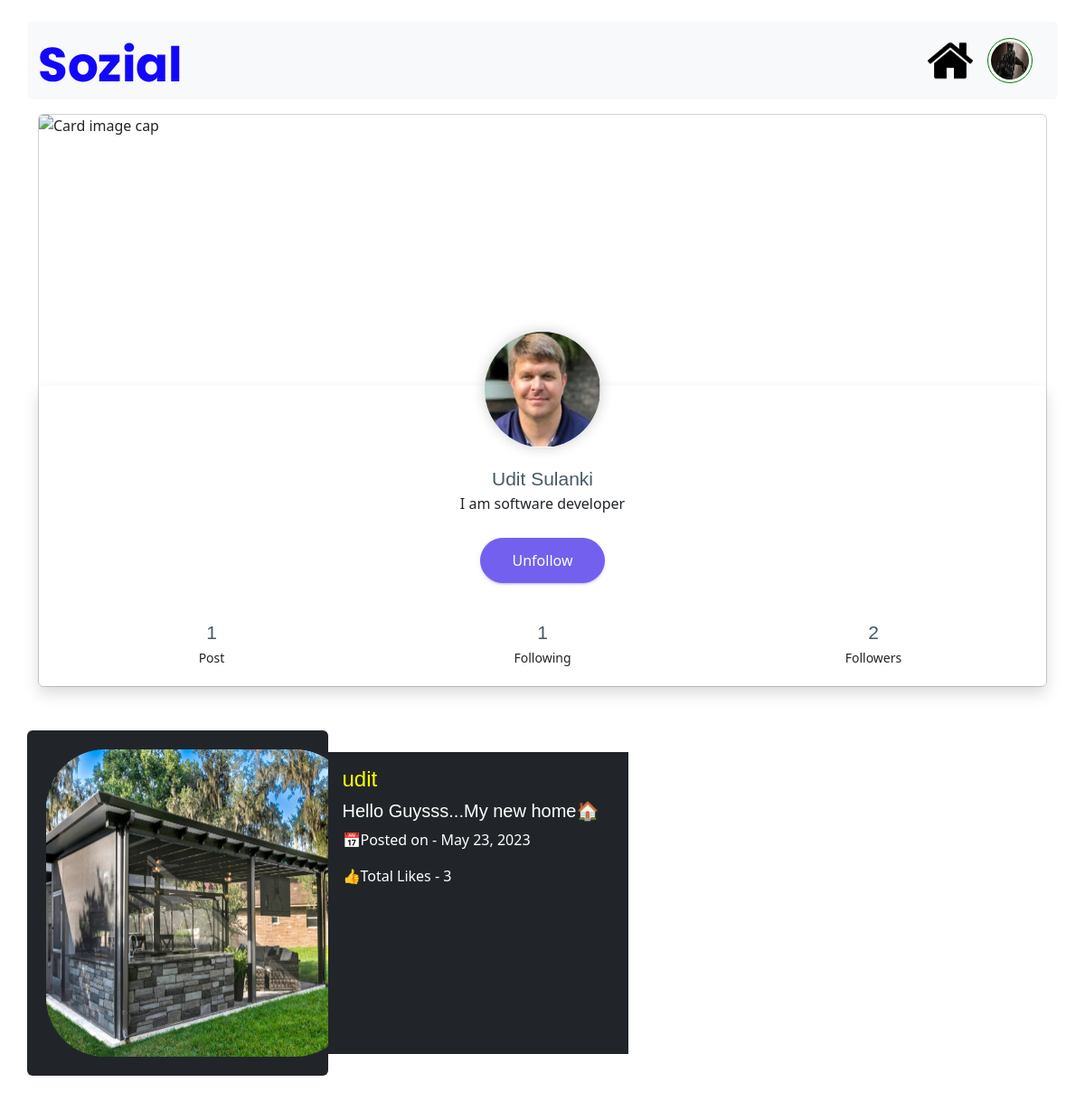
Page /profilepage/udit (signed in) on the committed database.
### home/models.py (models this page shows, shortened)
class Profile(models.Model):
    user = models.OneToOneField(User, on_delete=models.CASCADE, null=True)
    id_user= models.IntegerField(null=True)
    full_name= models.CharField(max_length=100)
    image = models.ImageField(upload_to='media')
    bio = models.TextField()
    location = models.CharField(max_length=100)

class Post(models.Model):
    id = models.UUIDField(primary_key=True, default=uuid.uuid4)
    user = models.ForeignKey(User, on_delete=models.CASCADE, null=True)
    pic = models.ImageField(upload_to='media')
    body = models.TextField()
    created_on = models.DateField(default=datetime.now)
    likes = models.IntegerField(default= 0)

### home/views.py (the view)
# urls.py: path('profilepage/<pk>', views.profilepage, name='profilepage'),
@login_required(login_url='signin')
def profilepage(request, pk):
    user_obj = User.objects.get(username = pk)
    user_profile = Profile.objects.get(user = user_obj)
    post_count = Post.objects.filter(user= user_obj).count
    followed_by = request.user.username
    followed_to = pk
    follower_count = FollowerCount.objects.filter(followed_by= pk).count
    following_count = FollowerCount.objects.filter(followed_to=pk).count
    if FollowerCount.objects.filter(followed_by=followed_by, followed_to=followed_to):
        button_text = 'Unfollow'
    else:
        button_text = 'Follow'
    context = {
        'user_obj' : user_obj,
        'user_profile' : user_profile,
        'follower_count': follower_count,
        'following_count': following_count,
        'post_count' : post_count,
        'button_text': button_text
    }
    return render(request, 'profile.html', context)

### templates/profile.html (shortened to what this page needs)
{% extends 'base.html' %}
{% block content %}
{% if user_profile.full_name %}
<div class="mb-5 container mt-3" >
    <div class="col-md-12">
        <div class="card"> <img class="card-img-top" src="https://img.freepik.com/free-vector/gradient-mountain-landscape_23-2149151140.jpg?w=1480&t=st=1684901003~exp=1684901603~hmac=de40ddf169fa6a5fc385d6a68fcea1ec3e55e75d99c61f2a9e6d568d7ac7f8a4" alt="Card image cap">
            <div class="card-body little-profile text-center shadow">
                <div class="pro-img"><img src="{{user_profile.image.url}}" alt="user"></div>
                <h3 class="m-b-0">{{user_profile.full_name}}</h3>
                <p>{{user_profile.bio}}</p>
                <form method="POST" action="{% url 'following' %}">
                {% if user.username == user_obj.username %}
                <a href="{% url 'editprofile' %}" class="m-t-10 waves-effect waves-dark btn btn-primary btn-md btn-rounded">Edit Profile</a>
                {% else %}
                    <button type="submit" class="m-t-10 waves-effect waves-dark btn btn-primary btn-md btn-rounded" >{{button_text}}</button>
                {% endif %}
                </form>
                <div class="row text-center m-t-20">
                    <div class="col-lg-4 col-md-4 m-t-20">
                        <h3 class="m-b-0 font-light">{{post_count}}</h3><small>Post</small>
                    </div>
                    <div class="col-lg-4 col-md-4 m-t-20">
                        <h3 class="m-b-0 font-light">{{follower_count}}</h3><small>Following</small>
                    </div>
                    <div class="col-lg-4 col-md-4 m-t-20">
                        <h3 class="m-b-0 font-light">{{following_count}}</h3><small>Followers</small>
                    </div>
                </div>
            </div>
        </div>
    </div>
</div>
{% else %}
<h1 class="text-center">This is profile of {{user_obj.username}}</h1>
<center>
<a href="{% url 'editprofile' %}" class="btn btn-danger mt-3">Update Profile</a>
</center>
{% endif %}
{% if post_count != 0 %}
<div class="container mt-5 mb-5">
    <div class="row">
    {% for mypost in user_obj.post_set.all %}
    <div class=" col-md-7  ">
        <div class="row">
            <div class="col-md-6 rounded bg-dark w-50 p-3">
            <img src="{{mypost.pic.url}}" style="width: 350px; height: 350px; border-radius: 20%; padding: 5px;">
            </div>
            <div class="col-md-6 bg-dark p-3 mt-4 mb-4">
            <h4 style="color: yellow"> {{mypost.user}}</h4>
         <h5 style="color: white">   {{mypost.body}} </h5>
         <p style="color: white">📅Posted on - {{mypost.created_on}}</p>
         <p style="color: white"> 👍Total Likes - {{mypost.likes}}</p>
            </div>
        </div>
    </div>
    {% endfor %}
</div>
</div>
{% endif %}
{% endblock content %}

### templates/navbar.html (shortened to what this page needs)
<nav class="navbar navbar-expand-lg mt-4 bg-light rounded container">
    <div class="container-fluid">
      <a class="navbar-brand" href="{% url 'home' %}">
        <img src="/static/images/logo4.png" style="width: 160px; height: 60px;">
      </a>
      <div class="collapse navbar-collapse" id="navbarSupportedContent">
        <ul class="navbar-nav me-2 mb-2 mb-lg-0">
          <li class="nav-item">
            <a class="nav-link active" aria-current="page" href="{% url 'home' %}">
              <img src="/static/images/home.png" style="width: 50px; height: 50px;">
            </a>
          </li>
          {% if user.is_authenticated %}
        <li class="nav-item dropdown">
          {% if user.profile.image %}
          <a class="nav-link " href="#" role="button" data-bs-toggle="dropdown" aria-expanded="false">
            <img src="{{user.profile.image.url}}" style="border: 1px solid green;
                    border-radius: 50%; width: 50px; height: 50px; padding: 3px;">
          </a>
          {% else %}
          <a class="nav-link " href="#" role="button" data-bs-toggle="dropdown" aria-expanded="false">
            <img src="/static/images/dummy.png" style="border: 1px solid green;
                    border-radius: 50%; width: 50px; height: 50px; padding: 3px;">
          </a>
          {% endif %}
        </li>
        {% endif %}
      </ul>
      </div>
    </div>
  </nav>

### templates/profile.html (style rules this page uses)
.card-img-top { height:300px; }
.card-body { -ms-flex: 1 1 auto; flex: 1 1 auto; padding: 1.25rem }
.pro-img { margin-top: -80px; margin-bottom: 20px }
.little-profile .pro-img img { width: 128px; height: 128px; -webkit-box-shadow: 0 0 15px rgba(0, 0, 0, 0.2); box-shadow: 0 0 15px rgba(0, 0, 0, 0.2); border-radius: 100% }
html body .m-b-0 { margin-bottom: 0px }
h3 { line-height: 30px; font-size: 21px }
.btn-rounded.btn-md { padding: 12px 35px; font-size: 16px }
html body .m-t-10 { margin-top: 10px }
.btn-primary, .btn-primary.disabled { background: #7460ee; border: 1px solid #7460ee; -webkit-box-shadow: 0 2px 2px 0 rgba(116, 96, 238, 0.14), 0 3px 1px -2px rgba(116, 96, 238, 0.2), 0 1px 5px 0 rgba(116, 96, 238, 0.12); box-shadow: 0 2px 2px 0 rgba(116, 96, 238, 0.14), 0 3px 1px -2px rgba(116, 96, 238, 0.2), 0 1px 5px 0 rgba(116, 96, 238, 0.12); -webkit-transition: 0.2s ease-in; -o-transition: 0.2s ease-in; transition: 0.2s ease-in }
.btn-rounded { border-radius: 60px; padding: 7px 18px }
.m-t-20 { margin-top: 20px }
.text-center { text-align: center !important }
h1, h2, h3, h4, h5, h6 { color: #455a64; font-family: "Poppins", sans-serif; font-weight: 400 }
p { margin-top: 0; margin-bottom: 1rem }

### rows in the picture
Profile: image (picture), full_name "Udit Sulanki", bio "I am software developer"
Post: pic (picture), user "udit", body "Hello Guysss...My new home🏠", created_on "May 23, 2023", likes "3"

### other values in the picture
{{ button_text }} "Unfollow"
{{ post_count }} "1"
{{ follower_count }} "1"
{{ following_count }} "2"
